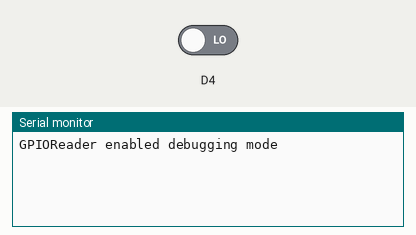
The sketch below on a simulated ESP8266 (NodeMCU). Shown: the last lines printed to the serial monitor. The inputs (shaded band) are chosen by the test bench; at power-on: D4 LOW.

Above: at 1.2 s.
1.3 s: D4 driven HIGH
At 2.5 s:
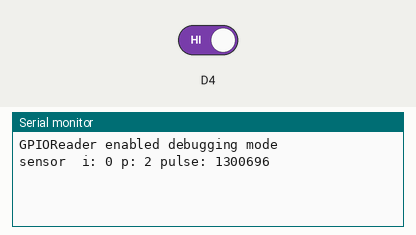
2.8 s: D4 driven LOW
At 3.6 s:
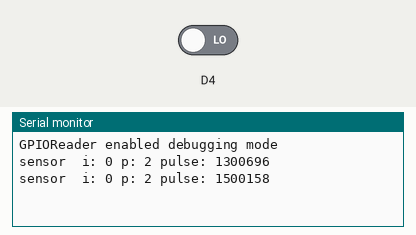

Measured:
- after the input at 1.3 s, the serial monitor: prints a new line at once (image 1)
- after the input at 2.8 s, the serial monitor: prints a new line at once (image 2)

The sketch:

NodeMCU_receiver.ino
```cpp
//#include <ESP8266WiFi.h>
#include "gpioreader.h"

GPIOReader gpioReader;

void setup() {
  delay(10);
  Serial.begin(115200);
  gpioReader.setSensor(0,D4);
  gpioReader.setDebug(true);
}

void loop() {
  gpioReader.update();
}
```

gpioreader.cpp
```cpp
// (licence header left out)
#include "gpioreader.h"
#include "Arduino.h"


GPIOReader::GPIOReader()
{
  m_bDebugMode = false;

  for(int i = 0; i < NUM_MAX_SENSORS; i++){
    m_iSensorState[i] = 0;
    m_uiSensorPulse[i] = 0;
    for(int t = 0; t < DATA_BIT_LENGTH; t++){
      m_uiSensorData[i][t] = 0;
    }
    m_uiSensorDataCount[i] = 0;
  }
}

void GPIOReader::setDebug(bool v){
  m_bDebugMode = v;
  if(m_bDebugMode){
    Serial.println("GPIOReader enabled debugging mode");
  }
}

void GPIOReader::setSensor(int sensor_i,int pin){
  m_iSensorPin[sensor_i] = pin;
  pinMode(m_iSensorPin[sensor_i], INPUT);
}

void GPIOReader::resetSensor(int v){
  //mp_iSensorState[v] = 0;
  m_uiSensorPulse[v] = 0;
}

void GPIOReader::update(){
  for(int sensor_i = 0; sensor_i < NUM_MAX_SENSORS; sensor_i++){
    int current_sensor_pin = m_iSensorPin[sensor_i];
    int t_state = digitalRead(current_sensor_pin);

    if(t_state != m_iSensorState[sensor_i]){
            m_iSensorState[sensor_i] = t_state;
            unsigned long c_time = micros();
            unsigned long c_pulse = c_time - m_uiSensorPulse[sensor_i];

            // filter
            if(this->m_bDebugMode){
                Serial.print("sensor ");
                Serial.print(" i: ");
                Serial.print(sensor_i,DEC);
                Serial.print(" p: ");
                Serial.print(current_sensor_pin,DEC);
                Serial.print( " pulse: ");
                Serial.println(c_pulse,DEC);
            }
            if(c_pulse >= PULSE_MIN && c_pulse <= PULSE_MAX){
                this->pushBitToSensorData(c_pulse,sensor_i);
            }else{
                this->resetSensor(sensor_i);
            }

            m_uiSensorPulse[sensor_i] = c_time;
    }
  }
}

void GPIOReader::pushBitToSensorData(unsigned long pulse_width, int sensor_i){
  unsigned int bit = 0;
  if(pulse_width >= PULSE_ONE){
    bit = 1;
  }

  if(this->m_bDebugMode){
    Serial.print("sensor: ");
    Serial.print(sensor_i,DEC);
    Serial.print(" bit: ");
    Serial.println(bit,DEC);
  }
}
```

gpioreader.h
```cpp
// (licence header left out)
#ifndef GPIOREADER_H
#define GPIOREADER_H

#define NUM_MAX_SENSORS 1
#define PULSE_ONE  500
#define PULSE_MIN 100
#define PULSE_MAX 1000

#define DATA_BIT_LENGTH 9

class GPIOReader{

public:
    GPIOReader();

    void setSensor(int,int);
    void setDebug(bool);
    void update();
    //unsigned int num_ones_in_buffer(QList<int> &list);
    //void print_binary_list(QList<int> &list);
    //void push_to_service(int sensor_i,QList<int> &list, int control_bit);
    void pushBitToSensorData(unsigned long pulse_width, int sensor_i);
    void reset();


private:
    void resetSensor(int);
    bool m_bDebugMode;
    int m_iSensorState[NUM_MAX_SENSORS];
    int m_iSensorPin[NUM_MAX_SENSORS];
    unsigned long m_uiSensorPulse[NUM_MAX_SENSORS];
    unsigned int m_uiSensorData[NUM_MAX_SENSORS][DATA_BIT_LENGTH];
    unsigned int m_uiSensorDataCount[NUM_MAX_SENSORS];

};

#endif // GPIOREADER_H
```
